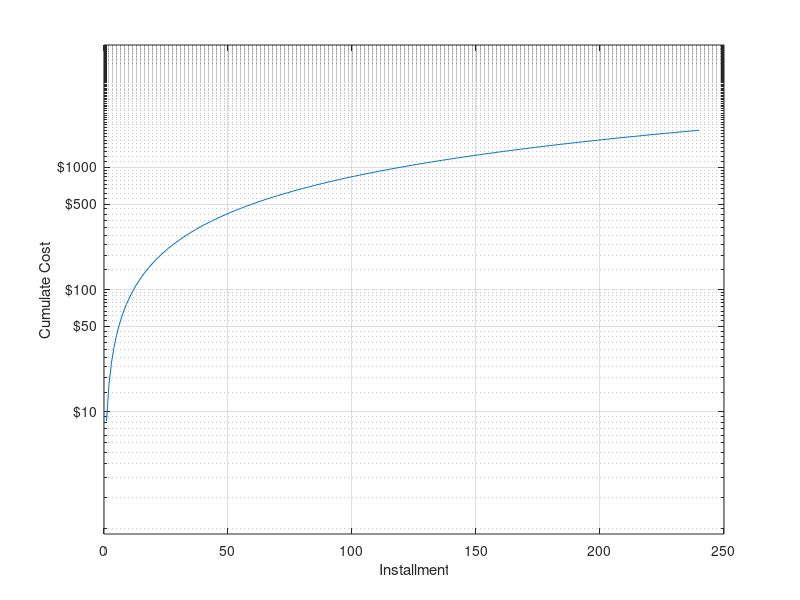

The MATLAB source for this figure:
P = 1000; 
npayments = 240;  
rate = 0.08/12; 
mpayment = P*(rate*(1+rate)^npayments)/(((1+rate)^npayments) - 1);
x = 1:240;
y = x * mpayment;
semilogy(x,y);
grid on;
yticks([10 50 100 500 1000])
yticklabels({'$10','$50','$100','$500','$1000'})
xlabel ('Installment')
ylabel('Cumulate Cost');
